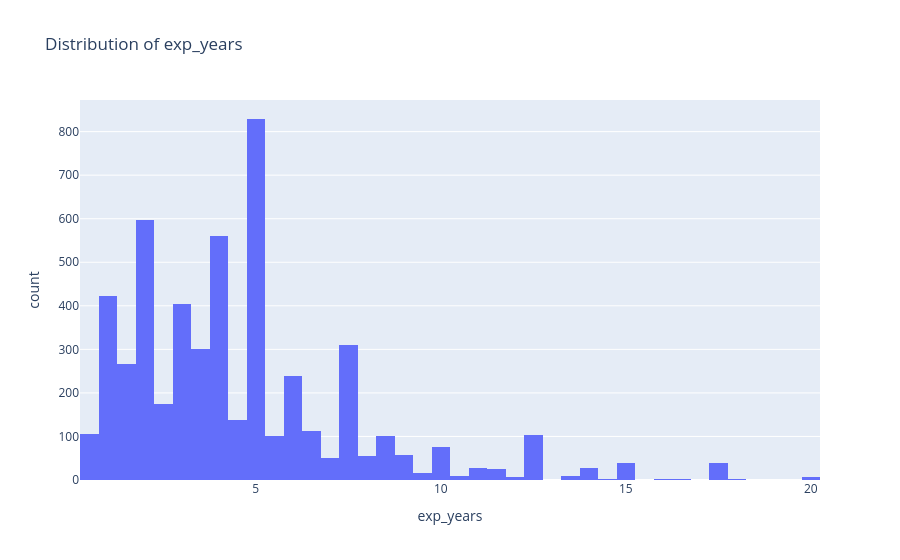
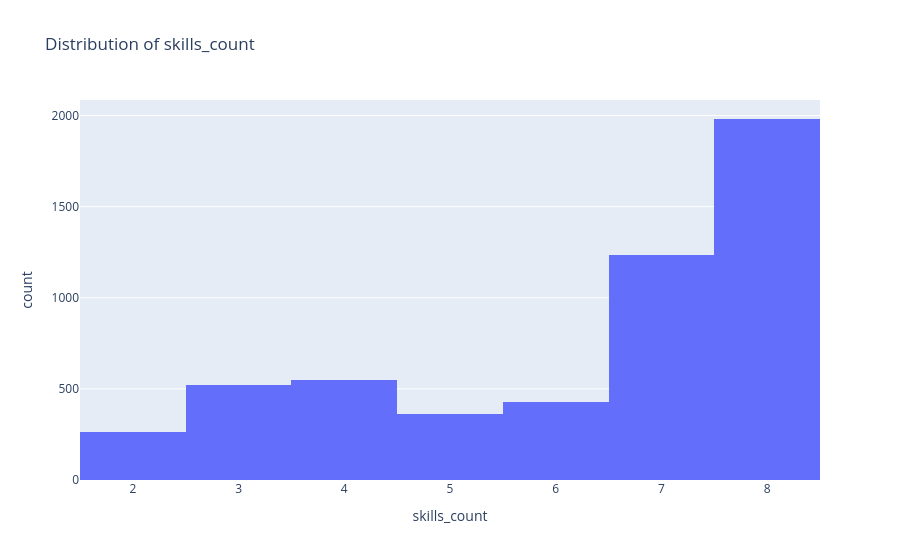

Notebook cell for these charts, in order:
### Markdown cell above
### 5.1 - Univariate Analysis

### Code cell
for col in df.select_dtypes(include='number').columns:
    fig = px.histogram(df, x=col, title=f'Distribution of {col}')
    fig.show()

### Figure 1 — Plotly figure (JSON) as saved in the notebook; plotly's stock layout.template omitted (floating-point values rounded to 4 significant figures; data arrays with more than 128 entries replaced by an {"elided": "..."} marker saying what was removed)
{"data": [{"alignmentgroup": "True", "bingroup": "x", "hovertemplate": "exp_years=%{x}<br>count=%{y}<extra></extra>", "legendgroup": "", "marker": {"color": "#636efa", "pattern": {"shape": ""}}, "name": "", "offsetgroup": "", "orientation": "v", "showlegend": false, "type": "histogram", "x": {"elided": "5346 float values"}, "xaxis": "x", "yaxis": "y"}], "layout": {"barmode": "relative", "legend": {"tracegroupgap": 0}, "title": {"text": "Distribution of exp_years"}, "xaxis": {"anchor": "y", "domain": [0, 1], "title": {"text": "exp_years"}}, "yaxis": {"anchor": "x", "domain": [0, 1], "title": {"text": "count"}}}}

### Figure 2 — Plotly figure (JSON) as saved in the notebook; plotly's stock layout.template omitted (floating-point values rounded to 4 significant figures; data arrays with more than 128 entries replaced by an {"elided": "..."} marker saying what was removed)
{"data": [{"alignmentgroup": "True", "bingroup": "x", "hovertemplate": "skills_count=%{x}<br>count=%{y}<extra></extra>", "legendgroup": "", "marker": {"color": "#636efa", "pattern": {"shape": ""}}, "name": "", "offsetgroup": "", "orientation": "v", "showlegend": false, "type": "histogram", "x": {"elided": "5346 int values"}, "xaxis": "x", "yaxis": "y"}], "layout": {"barmode": "relative", "legend": {"tracegroupgap": 0}, "title": {"text": "Distribution of skills_count"}, "xaxis": {"anchor": "y", "domain": [0, 1], "title": {"text": "skills_count"}}, "yaxis": {"anchor": "x", "domain": [0, 1], "title": {"text": "count"}}}}
